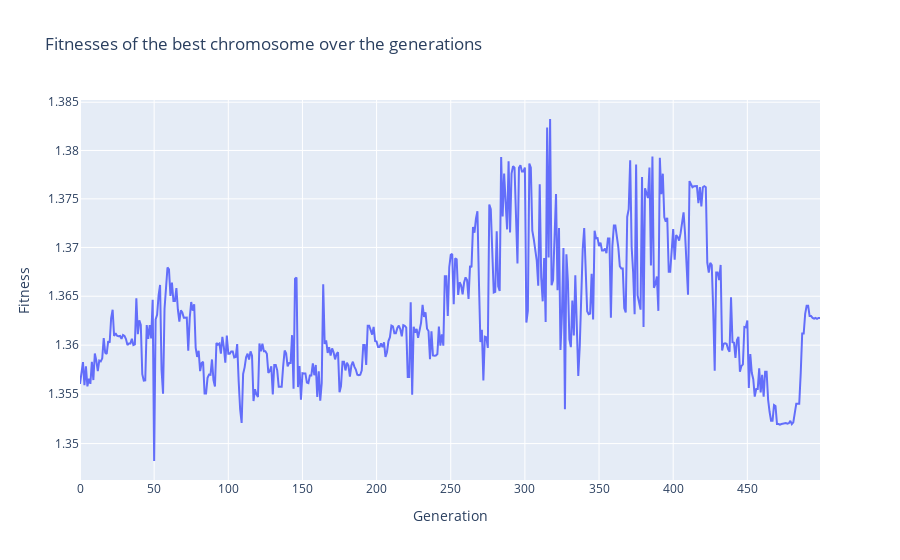
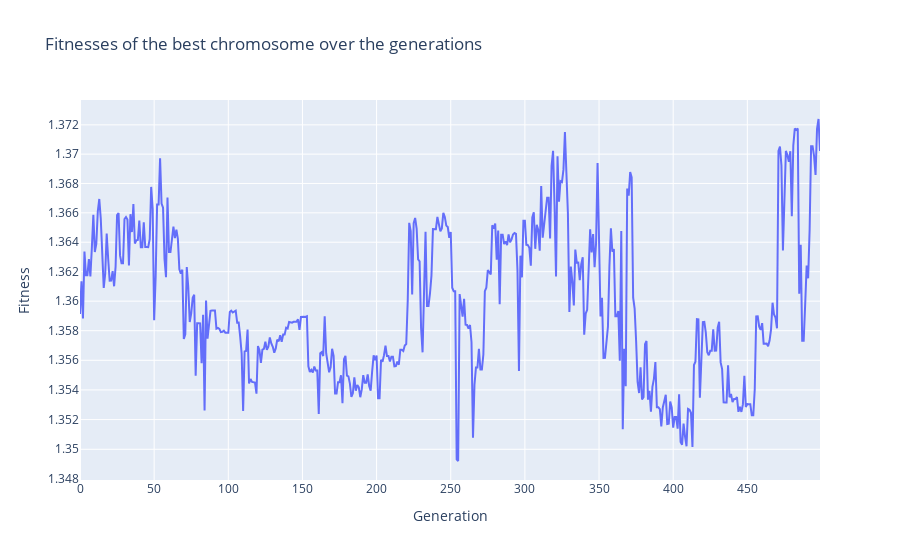
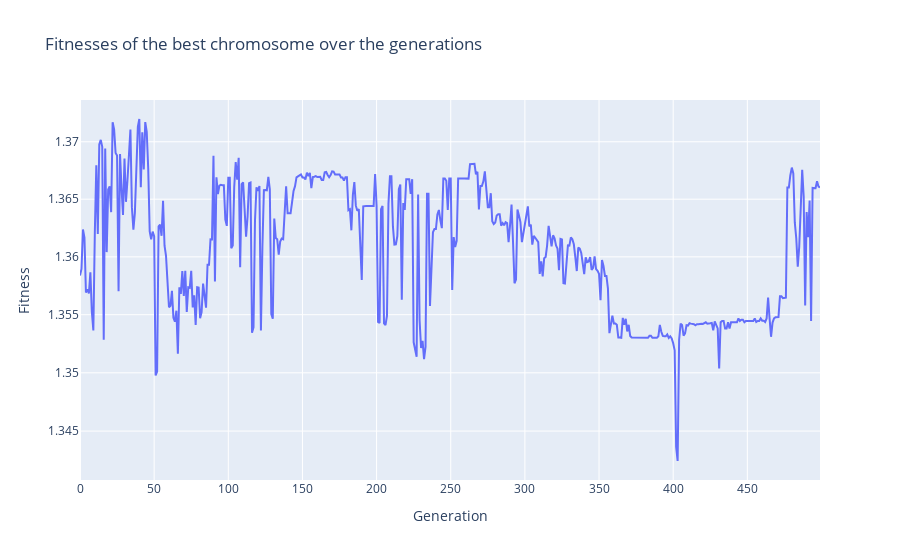
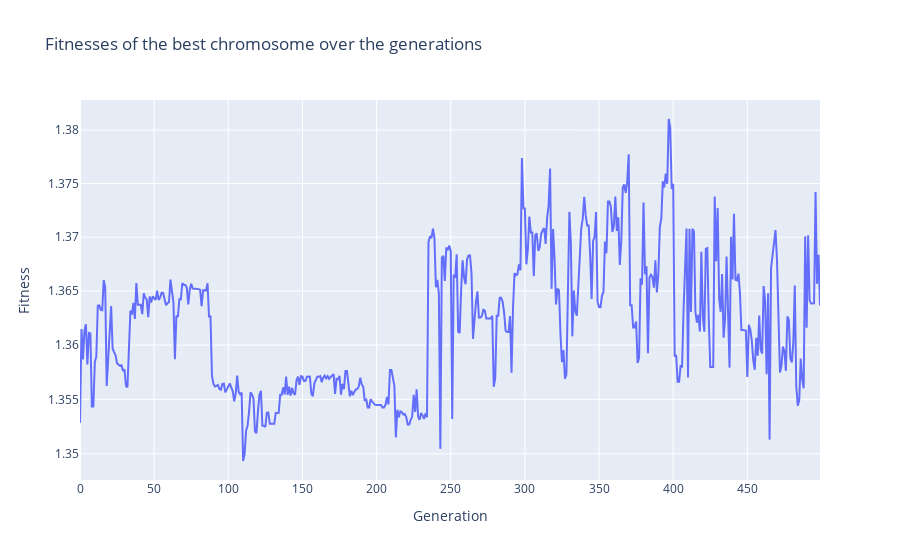

Notebook code cell kept with these figures, in order:
### Code cell


### Figure 1 — Plotly figure (JSON) as saved in the notebook; plotly's stock layout.template omitted (floating-point values rounded to 4 significant figures; data arrays with more than 128 entries replaced by an {"elided": "..."} marker saying what was removed)
{"data": [{"mode": "lines", "type": "scatter", "x": {"elided": "500 int values"}, "y": {"elided": "500 float values"}}], "layout": {"title": {"text": "Fitnesses of the best chromosome over the generations"}, "xaxis": {"title": {"text": "Generation"}}, "yaxis": {"title": {"text": "Fitness"}, "type": "log"}}}

### Figure 2 — Plotly figure (JSON) as saved in the notebook; plotly's stock layout.template omitted (floating-point values rounded to 4 significant figures; data arrays with more than 128 entries replaced by an {"elided": "..."} marker saying what was removed)
{"data": [{"mode": "lines", "type": "scatter", "x": {"elided": "500 int values"}, "y": {"elided": "500 float values"}}], "layout": {"title": {"text": "Fitnesses of the best chromosome over the generations"}, "xaxis": {"title": {"text": "Generation"}}, "yaxis": {"title": {"text": "Fitness"}, "type": "log"}}}

### Figure 3 — Plotly figure (JSON) as saved in the notebook; plotly's stock layout.template omitted (floating-point values rounded to 4 significant figures; data arrays with more than 128 entries replaced by an {"elided": "..."} marker saying what was removed)
{"data": [{"mode": "lines", "type": "scatter", "x": {"elided": "500 int values"}, "y": {"elided": "500 float values"}}], "layout": {"title": {"text": "Fitnesses of the best chromosome over the generations"}, "xaxis": {"title": {"text": "Generation"}}, "yaxis": {"title": {"text": "Fitness"}, "type": "log"}}}

### Figure 4 — Plotly figure (JSON) as saved in the notebook; plotly's stock layout.template omitted (floating-point values rounded to 4 significant figures; data arrays with more than 128 entries replaced by an {"elided": "..."} marker saying what was removed)
{"data": [{"mode": "lines", "type": "scatter", "x": {"elided": "500 int values"}, "y": {"elided": "500 float values"}}], "layout": {"title": {"text": "Fitnesses of the best chromosome over the generations"}, "xaxis": {"title": {"text": "Generation"}}, "yaxis": {"title": {"text": "Fitness"}, "type": "log"}}}
